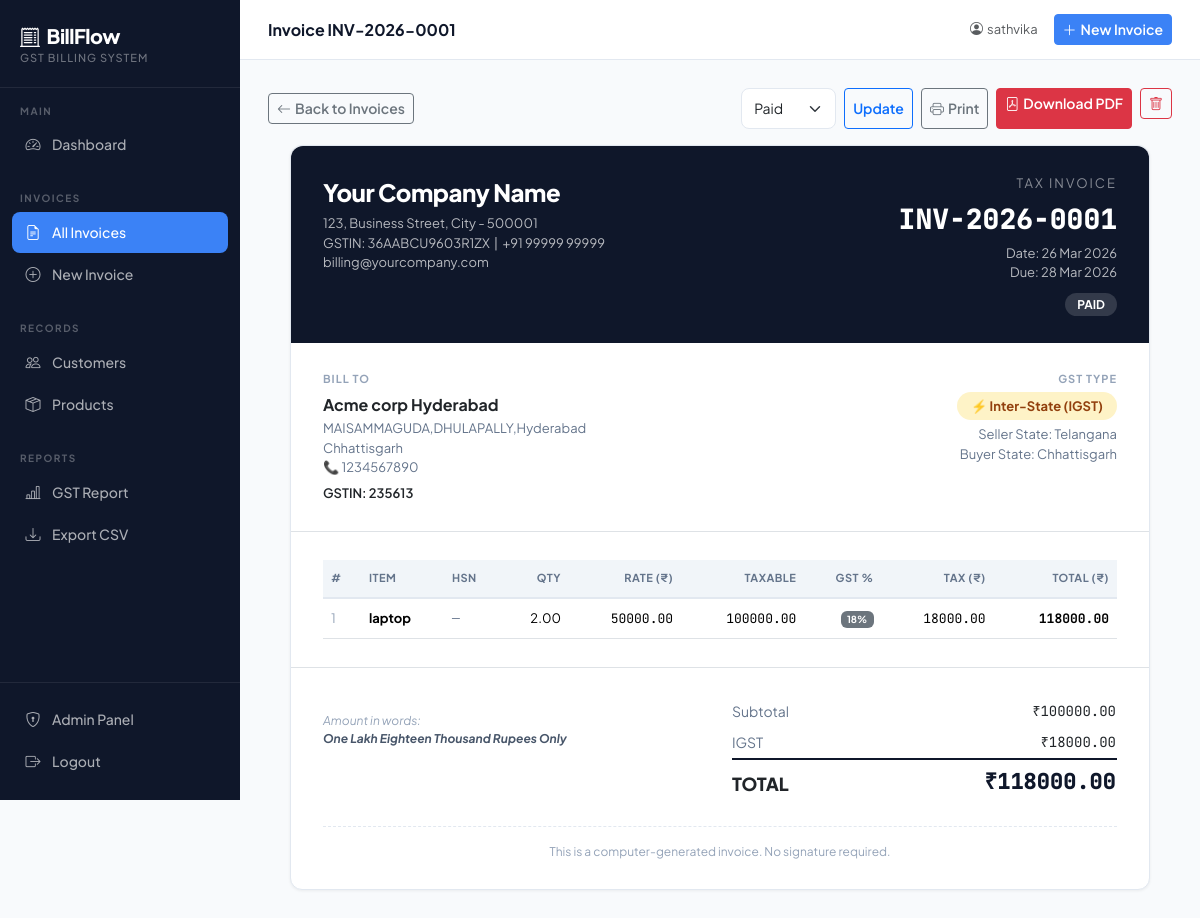
The page /invoices/1/ (signed in) on the database its author committed.
### billing/models.py (models this page shows, shortened)
class Invoice(models.Model):
    invoice_number = models.CharField(max_length=20, unique=True, editable=False)
    customer = models.ForeignKey(Customer, on_delete=models.PROTECT)
    date = models.DateField(default=timezone.now)
    due_date = models.DateField(blank=True, null=True)
    subtotal = models.DecimalField(max_digits=12, decimal_places=2, default=0)
    cgst = models.DecimalField(max_digits=10, decimal_places=2, default=0, verbose_name="CGST")
    sgst = models.DecimalField(max_digits=10, decimal_places=2, default=0, verbose_name="SGST")
    igst = models.DecimalField(max_digits=10, decimal_places=2, default=0, verbose_name="IGST")
    total_tax = models.DecimalField(max_digits=10, decimal_places=2, default=0)
    total_amount = models.DecimalField(max_digits=12, decimal_places=2, default=0)
    is_intra_state = models.BooleanField(default=True, help_text="True = CGST+SGST, False = IGST")
    notes = models.TextField(blank=True)
    created_at = models.DateTimeField(auto_now_add=True)
    STATUS_CHOICES = [
        ('draft', 'Draft'),
        ('sent', 'Sent'),
        ('paid', 'Paid'),
        ('cancelled', 'Cancelled'),
    ]
    status = models.CharField(max_length=20, choices=STATUS_CHOICES, default='draft')
    class Meta:
        ordering = ['-created_at']

class Customer(models.Model):
    name = models.CharField(max_length=200)
    gst_number = models.CharField(max_length=15, blank=True, null=True, verbose_name="GSTIN")
    state = models.CharField(max_length=100, choices=INDIAN_STATES)
    address = models.TextField()
    phone = models.CharField(max_length=15)
    email = models.EmailField(blank=True, null=True)
    created_at = models.DateTimeField(auto_now_add=True)
    class Meta:
        ordering = ['name']

class InvoiceItem(models.Model):
    invoice = models.ForeignKey(Invoice, on_delete=models.CASCADE, related_name='items')
    product = models.ForeignKey(Product, on_delete=models.PROTECT)
    quantity = models.DecimalField(max_digits=10, decimal_places=2, default=1)
    price = models.DecimalField(max_digits=10, decimal_places=2, help_text="Unit price at time of invoice")
    gst_rate = models.IntegerField(default=18, help_text="GST rate at time of invoice")
    taxable_amount = models.DecimalField(max_digits=10, decimal_places=2, default=0)
    tax_amount = models.DecimalField(max_digits=10, decimal_places=2, default=0)
    total_price = models.DecimalField(max_digits=10, decimal_places=2, default=0)

class Product(models.Model):
    name = models.CharField(max_length=200)
    description = models.TextField(blank=True)
    price = models.DecimalField(max_digits=10, decimal_places=2, help_text="Price per unit (excl. GST)")
    gst_rate = models.IntegerField(choices=GST_RATES, default=18, verbose_name="GST Rate (%)")
    hsn_code = models.CharField(max_length=10, blank=True, help_text="HSN/SAC Code")
    unit = models.CharField(max_length=20, default='Nos', help_text="Unit of measurement")
    created_at = models.DateTimeField(auto_now_add=True)
    class Meta:
        ordering = ['name']

### billing/views.py (the view)
# urls.py: path('invoices/<int:pk>/', views.invoice_detail, name='invoice_detail'),
@login_required
def invoice_detail(request, pk):
    invoice = get_object_or_404(Invoice, pk=pk)
    items = invoice.items.select_related('product').all()
    amount_words = amount_in_words(invoice.total_amount)
    company = {
        'name': settings.COMPANY_NAME,
        'address': settings.COMPANY_ADDRESS,
        'state': settings.COMPANY_STATE,
        'gstin': settings.COMPANY_GSTIN,
        'phone': settings.COMPANY_PHONE,
        'email': settings.COMPANY_EMAIL,
    }
    return render(request, 'billing/invoice_detail.html', {
        'invoice': invoice,
        'items': items,
        'amount_words': amount_words,
        'company': company,
    })

### billing/templates/billing/invoice_detail.html (shortened to what this page needs)
{% extends 'billing/base.html' %}
{% block page_title %}Invoice {{ invoice.invoice_number }}{% endblock %}
{% block content %}
<div class="no-print d-flex justify-content-between align-items-center mb-3 flex-wrap gap-2">
  <a href="{% url 'invoice_list' %}" class="btn btn-outline-secondary btn-sm">
    <i class="bi bi-arrow-left me-1"></i>Back to Invoices
  </a>
  <div class="d-flex gap-2">
    <form method="post" action="{% url 'update_invoice_status' invoice.pk %}" class="d-flex gap-2">
      <select name="status" class="form-select form-select-sm" style="width:auto">
        {% for val, label in invoice.STATUS_CHOICES %}
        <option value="{{ val }}" {% if invoice.status == val %}selected{% endif %}>{{ label }}</option>
        {% endfor %}
      </select>
      <button type="submit" class="btn btn-sm btn-outline-primary">Update</button>
    </form>
    <button onclick="window.print()" class="btn btn-sm btn-outline-secondary">
      <i class="bi bi-printer me-1"></i>Print
    </button>
    <a href="{% url 'invoice_pdf' invoice.pk %}" class="btn btn-sm btn-danger">
      <i class="bi bi-file-pdf me-1"></i>Download PDF
    </a>
    <form method="post" action="{% url 'delete_invoice' invoice.pk %}" class="d-inline"
          onsubmit="return confirm('Delete this invoice? This cannot be undone.')">
      <button class="btn btn-sm btn-outline-danger"><i class="bi bi-trash"></i></button>
    </form>
  </div>
</div>
<div class="card invoice-card" style="max-width:860px;margin:0 auto">
  <div class="invoice-header">
    <div class="row align-items-start">
      <div class="col-7">
        <div style="font-size:24px;font-weight:800;letter-spacing:-0.5px">{{ company.name }}</div>
        <div style="font-size:13px;color:rgba(255,255,255,0.7);margin-top:4px">{{ company.address }}</div>
        <div style="font-size:13px;color:rgba(255,255,255,0.7)">
          GSTIN: {{ company.gstin }} &nbsp;|&nbsp; {{ company.phone }}
        </div>
        <div style="font-size:13px;color:rgba(255,255,255,0.7)">{{ company.email }}</div>
      </div>
      <div class="col-5 text-end">
        <div style="font-size:13px;color:rgba(255,255,255,0.5);text-transform:uppercase;letter-spacing:2px">Tax Invoice</div>
        <div style="font-size:28px;font-weight:800;font-family:'JetBrains Mono',monospace;margin-top:4px">{{ invoice.invoice_number }}</div>
        <div style="font-size:13px;color:rgba(255,255,255,0.7);margin-top:4px">Date: {{ invoice.date|date:"d M Y" }}</div>
        {% if invoice.due_date %}
        <div style="font-size:13px;color:rgba(255,255,255,0.7)">Due: {{ invoice.due_date|date:"d M Y" }}</div>
        {% endif %}
        <div style="margin-top:8px">
          <span style="background:rgba(255,255,255,0.15);padding:4px 12px;border-radius:20px;font-size:12px;font-weight:700;text-transform:uppercase">
            {{ invoice.get_status_display }}
          </span>
        </div>
      </div>
    </div>
  </div>
  <div class="invoice-body border-bottom">
    <div class="row">
      <div class="col-6">
        <div style="font-size:11px;font-weight:700;color:#94a3b8;text-transform:uppercase;letter-spacing:1px;margin-bottom:6px">Bill To</div>
        <div style="font-size:16px;font-weight:700">{{ invoice.customer.name }}</div>
        <div style="font-size:13px;color:#64748b;margin-top:2px">{{ invoice.customer.address }}</div>
        <div style="font-size:13px;color:#64748b">{{ invoice.customer.state }}</div>
        <div style="font-size:13px;color:#64748b">📞 {{ invoice.customer.phone }}</div>
        {% if invoice.customer.gst_number %}
        <div style="font-size:13px;font-weight:600;margin-top:6px">GSTIN: {{ invoice.customer.gst_number }}</div>
        {% endif %}
      </div>
      <div class="col-6 text-end">
        <div style="font-size:11px;font-weight:700;color:#94a3b8;text-transform:uppercase;letter-spacing:1px;margin-bottom:6px">GST Type</div>
        {% if invoice.is_intra_state %}
        <span style="background:#ecfdf5;color:#059669;padding:6px 14px;border-radius:20px;font-size:13px;font-weight:700">
          ✓ Intra-State (CGST + SGST)
        </span>
        {% else %}
        <span style="background:#fef3c7;color:#92400e;padding:6px 14px;border-radius:20px;font-size:13px;font-weight:700">
          ⚡ Inter-State (IGST)
        </span>
        {% endif %}
        <div style="font-size:13px;color:#64748b;margin-top:8px">Seller State: {{ company.state }}</div>
        <div style="font-size:13px;color:#64748b">Buyer State: {{ invoice.customer.state }}</div>
      </div>
    </div>
  </div>
  <div class="invoice-body border-bottom">
    <div class="table-responsive">
      <table class="table mb-0" style="font-size:13px">
        <thead>
          <tr style="background:#f8fafc">
            <th style="padding:10px 8px;font-weight:700;font-size:11px;text-transform:uppercase;color:#64748b;letter-spacing:0.5px">#</th>
            <th style="padding:10px 8px;font-weight:700;font-size:11px;text-transform:uppercase;color:#64748b">Item</th>
            <th style="padding:10px 8px;font-weight:700;font-size:11px;text-transform:uppercase;color:#64748b">HSN</th>
            <th class="text-end" style="padding:10px 8px;font-weight:700;font-size:11px;text-transform:uppercase;color:#64748b">Qty</th>
            <th class="text-end" style="padding:10px 8px;font-weight:700;font-size:11px;text-transform:uppercase;color:#64748b">Rate (₹)</th>
            <th class="text-end" style="padding:10px 8px;font-weight:700;font-size:11px;text-transform:uppercase;color:#64748b">Taxable</th>
            <th class="text-end" style="padding:10px 8px;font-weight:700;font-size:11px;text-transform:uppercase;color:#64748b">GST %</th>
            <th class="text-end" style="padding:10px 8px;font-weight:700;font-size:11px;text-transform:uppercase;color:#64748b">Tax (₹)</th>
            <th class="text-end" style="padding:10px 8px;font-weight:700;font-size:11px;text-transform:uppercase;color:#64748b">Total (₹)</th>
          </tr>
        </thead>
        <tbody>
          {% for item in items %}
          <tr style="{% if forloop.counter|divisibleby:2 %}background:#fafafa;{% endif %}">
            <td style="padding:10px 8px;color:#94a3b8">{{ forloop.counter }}</td>
            <td style="padding:10px 8px"><strong>{{ item.product.name }}</strong></td>
            <td style="padding:10px 8px;font-family:monospace;color:#64748b">{{ item.product.hsn_code|default:"—" }}</td>
            <td class="text-end" style="padding:10px 8px">{{ item.quantity }}</td>
            <td class="text-end mono" style="padding:10px 8px">{{ item.price }}</td>
            <td class="text-end mono" style="padding:10px 8px">{{ item.taxable_amount }}</td>
            <td class="text-end" style="padding:10px 8px"><span class="badge bg-secondary">{{ item.gst_rate }}%</span></td>
            <td class="text-end mono" style="padding:10px 8px">{{ item.tax_amount }}</td>
            <td class="text-end mono fw-bold" style="padding:10px 8px">{{ item.total_price }}</td>
          </tr>
          {% endfor %}
        </tbody>
      </table>
    </div>
  </div>
  <div class="invoice-body">
    <div class="row">
      <div class="col-6">
        <div style="font-size:12px;margin-top:16px;color:#94a3b8;font-style:italic">
          Amount in words:<br>
          <strong style="color:#475569">{{ amount_words }}</strong>
        </div>
      </div>
      <div class="col-6">
        <table style="width:100%;font-size:14px">
          <tr>
            <td style="padding:5px 0;color:#64748b">Subtotal</td>
            <td class="text-end mono">₹{{ invoice.subtotal|floatformat:2 }}</td>
          </tr>
          {% if invoice.is_intra_state %}
          <tr>
            <td style="padding:5px 0;color:#64748b">CGST</td>
            <td class="text-end mono">₹{{ invoice.cgst|floatformat:2 }}</td>
          </tr>
          <tr>
            <td style="padding:5px 0;color:#64748b">SGST</td>
            <td class="text-end mono">₹{{ invoice.sgst|floatformat:2 }}</td>
          </tr>
          {% else %}
          <tr>
            <td style="padding:5px 0;color:#64748b">IGST</td>
            <td class="text-end mono">₹{{ invoice.igst|floatformat:2 }}</td>
          </tr>
          {% endif %}
          <tr style="border-top:2px solid #0f172a">
            <td style="padding:10px 0 5px;font-size:18px;font-weight:800">TOTAL</td>
            <td class="text-end mono" style="font-size:22px;font-weight:800;color:#0f172a">₹{{ invoice.total_amount|floatformat:2 }}</td>
          </tr>
        </table>
      </div>
    </div>
    <div style="margin-top:24px;padding-top:16px;border-top:1px dashed #e2e8f0;text-align:center;font-size:12px;color:#94a3b8">
      This is a computer-generated invoice. No signature required.
    </div>
  </div>
</div>
{% endblock %}

### billing/templates/billing/base.html (shortened to what this page needs)
<!DOCTYPE html>
<html lang="en">
<head>
  <link href="https://cdnjs.cloudflare.com/ajax/libs/bootstrap/5.3.2/css/bootstrap.min.css" rel="stylesheet">
  <link href="https://cdnjs.cloudflare.com/ajax/libs/bootstrap-icons/1.11.3/font/bootstrap-icons.min.css" rel="stylesheet">
</head>
<body>
<nav class="sidebar">
  <div class="sidebar-brand">
    <h1><i class="bi bi-receipt-cutoff me-1"></i> BillFlow</h1>
    <span>GST Billing System</span>
  </div>
  <div class="sidebar-section">
    <div class="sidebar-section-label">Main</div>
    <a href="{% url 'dashboard' %}" class="nav-link {% if request.resolver_match.url_name == 'dashboard' %}active{% endif %}">
      <i class="bi bi-speedometer2"></i> Dashboard
    </a>
  </div>
  <div class="sidebar-section">
    <div class="sidebar-section-label">Invoices</div>
    <a href="{% url 'invoice_list' %}" class="nav-link {% if 'invoice' in request.resolver_match.url_name and 'create' not in request.resolver_match.url_name %}active{% endif %}">
      <i class="bi bi-file-earmark-text"></i> All Invoices
    </a>
    <a href="{% url 'create_invoice' %}" class="nav-link {% if request.resolver_match.url_name == 'create_invoice' %}active{% endif %}">
      <i class="bi bi-plus-circle"></i> New Invoice
    </a>
  </div>
  <div class="sidebar-section">
    <div class="sidebar-section-label">Records</div>
    <a href="{% url 'customer_list' %}" class="nav-link {% if 'customer' in request.resolver_match.url_name %}active{% endif %}">
      <i class="bi bi-people"></i> Customers
    </a>
    <a href="{% url 'product_list' %}" class="nav-link {% if 'product' in request.resolver_match.url_name %}active{% endif %}">
      <i class="bi bi-box-seam"></i> Products
    </a>
  </div>
  <div class="sidebar-section">
    <div class="sidebar-section-label">Reports</div>
    <a href="{% url 'gst_report' %}" class="nav-link {% if 'report' in request.resolver_match.url_name %}active{% endif %}">
      <i class="bi bi-bar-chart-line"></i> GST Report
    </a>
    <a href="{% url 'export_csv' %}" class="nav-link">
      <i class="bi bi-download"></i> Export CSV
    </a>
  </div>
  <div class="sidebar-footer">
    <a href="/admin/" class="nav-link" target="_blank">
      <i class="bi bi-shield-lock"></i> Admin Panel
    </a>
    <a href="{% url 'logout' %}" class="nav-link">
      <i class="bi bi-box-arrow-right"></i> Logout
    </a>
  </div>
</nav>
<div class="main-wrap">
  <div class="topbar">
    <div class="topbar-title">{% block page_title %}Dashboard{% endblock %}</div>
    <div class="d-flex align-items-center gap-3">
      <span class="text-muted" style="font-size:13px">
        <i class="bi bi-person-circle me-1"></i>{{ request.user.username }}
      </span>
      <a href="{% url 'create_invoice' %}" class="btn btn-primary btn-sm">
        <i class="bi bi-plus-lg me-1"></i>New Invoice
      </a>
    </div>
  </div>
  <div class="page-content">
    {% block content %}{% endblock %}
  </div>
</div>
</body>
</html>

### rows shown on the page
Invoice: invoice_number "INV-2026-0001", status "Paid", date "26 Mar 2026", due_date "28 Mar 2026", status "PAID", customer.name "Acme corp Hyderabad", customer.address "MAISAMMAGUDA,DHULAPALLY,Hyderabad", customer.state "Chhattisgarh", customer.phone "1234567890", customer.gst_number "235613", subtotal "100000.00", igst "18000.00", total_amount "118000.00"
InvoiceItem: product.name "laptop", product.hsn_code "—", quantity "2.00", price "50000.00", taxable_amount "100000.00", gst_rate "18", tax_amount "18000.00", total_price "118000.00"

### other values the page prints
{{ request.user.username }} "sathvika"
{{ company.name }} "Your Company Name"
{{ company.address }} "123, Business Street, City - 500001"
{{ company.gstin }} "36AABCU9603R1ZX"
{{ company.phone }} "+91 99999 99999"
{{ company.email }} "billing@yourcompany.com"
{{ company.state }} "Telangana"
{{ amount_words }} "One Lakh Eighteen Thousand Rupees Only"
